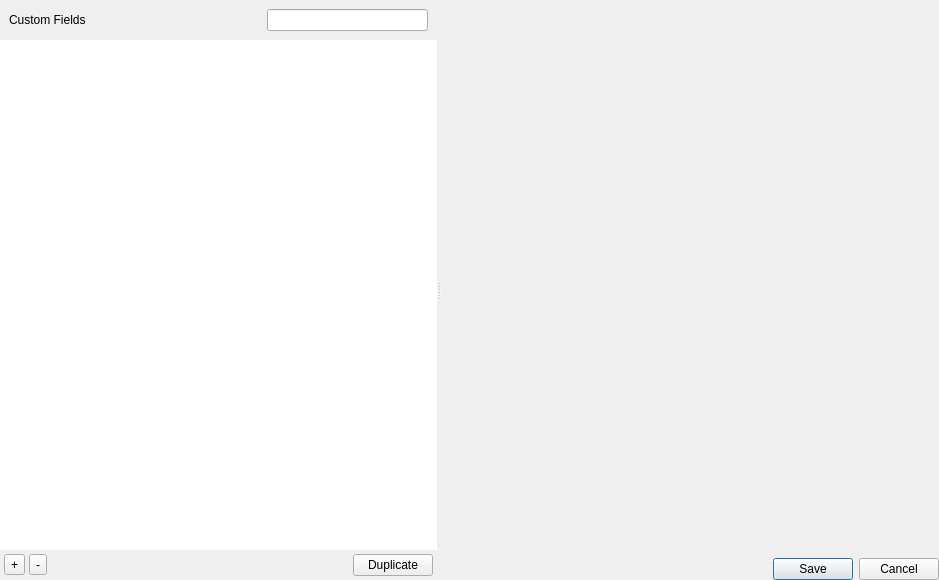
<?xml version="1.0" encoding="UTF-8"?>
<ui version="4.0">
 <class>CustomFieldsDialog</class>
 <widget class="QDialog" name="CustomFieldsDialog">
  <property name="geometry">
   <rect>
    <x>0</x>
    <y>0</y>
    <width>939</width>
    <height>580</height>
   </rect>
  </property>
  <property name="windowTitle">
   <string>Custom Fields</string>
  </property>
  <property name="styleSheet">
   <string notr="true">QLabel[objectName^=&quot;lSection&quot;] { color: &quot;grey&quot;; font-size: 22pt}
QLabel[objectName^=&quot;lTip&quot;] { color: &quot;grey&quot;; font-size: 10pt}
QLabel[objectName^=&quot;lWarning&quot;] { color: &quot;red&quot;; font-size: 10pt }
QComboBox { font-size: 10pt }
</string>
  </property>
  <layout class="QHBoxLayout" name="horizontalLayout_2">
   <property name="leftMargin">
    <number>0</number>
   </property>
   <property name="topMargin">
    <number>0</number>
   </property>
   <property name="rightMargin">
    <number>0</number>
   </property>
   <property name="bottomMargin">
    <number>0</number>
   </property>
   <item>
    <widget class="PrettySplitter" name="splitter">
     <property name="orientation">
      <enum>Qt::Horizontal</enum>
     </property>
     <property name="childrenCollapsible">
      <bool>false</bool>
     </property>
     <widget class="QWidget" name="leftWidget" native="true">
      <layout class="QVBoxLayout" name="verticalLayout">
       <property name="spacing">
        <number>0</number>
       </property>
       <property name="leftMargin">
        <number>0</number>
       </property>
       <property name="topMargin">
        <number>0</number>
       </property>
       <property name="rightMargin">
        <number>0</number>
       </property>
       <property name="bottomMargin">
        <number>0</number>
       </property>
       <item>
        <widget class="ViewSearchHeader" name="searchHeader" native="true">
         <layout class="QHBoxLayout" name="horizontalLayout">
          <item>
           <widget class="QLabel" name="label">
            <property name="text">
             <string>Custom Fields</string>
            </property>
           </widget>
          </item>
          <item>
           <spacer name="horizontalSpacer_3">
            <property name="orientation">
             <enum>Qt::Horizontal</enum>
            </property>
            <property name="sizeHint" stdset="0">
             <size>
              <width>10</width>
              <height>20</height>
             </size>
            </property>
           </spacer>
          </item>
          <item>
           <widget class="QLabel" name="label_2">
            <property name="text">
             <string/>
            </property>
           </widget>
          </item>
          <item>
           <widget class="SearchLineEdit" name="searchLineEdit"/>
          </item>
         </layout>
        </widget>
       </item>
       <item>
        <widget class="CustomFieldsDialogTreeView" name="fieldTreeView">
         <property name="focusPolicy">
          <enum>Qt::NoFocus</enum>
         </property>
         <property name="frameShape">
          <enum>QFrame::NoFrame</enum>
         </property>
         <property name="frameShadow">
          <enum>QFrame::Plain</enum>
         </property>
         <property name="editTriggers">
          <set>QAbstractItemView::NoEditTriggers</set>
         </property>
         <property name="showDropIndicator" stdset="0">
          <bool>false</bool>
         </property>
         <property name="rootIsDecorated">
          <bool>false</bool>
         </property>
         <property name="itemsExpandable">
          <bool>false</bool>
         </property>
         <property name="sortingEnabled">
          <bool>true</bool>
         </property>
         <property name="allColumnsShowFocus">
          <bool>true</bool>
         </property>
         <property name="expandsOnDoubleClick">
          <bool>false</bool>
         </property>
        </widget>
       </item>
       <item>
        <layout class="QHBoxLayout" name="listButtonsLayout">
         <property name="spacing">
          <number>4</number>
         </property>
         <property name="leftMargin">
          <number>4</number>
         </property>
         <property name="topMargin">
          <number>4</number>
         </property>
         <property name="rightMargin">
          <number>4</number>
         </property>
         <property name="bottomMargin">
          <number>4</number>
         </property>
         <item>
          <widget class="QToolButton" name="add">
           <property name="text">
            <string>+</string>
           </property>
          </widget>
         </item>
         <item>
          <widget class="QToolButton" name="remove">
           <property name="text">
            <string>-</string>
           </property>
          </widget>
         </item>
         <item>
          <spacer name="horizontalSpacer">
           <property name="orientation">
            <enum>Qt::Horizontal</enum>
           </property>
           <property name="sizeHint" stdset="0">
            <size>
             <width>1</width>
             <height>20</height>
            </size>
           </property>
          </spacer>
         </item>
         <item>
          <widget class="QPushButton" name="duplicate">
           <property name="text">
            <string>Duplicate</string>
           </property>
          </widget>
         </item>
        </layout>
       </item>
      </layout>
     </widget>
     <widget class="QWidget" name="layoutWidget">
      <layout class="QVBoxLayout" name="verticalLayout_2">
       <property name="rightMargin">
        <number>0</number>
       </property>
       <property name="bottomMargin">
        <number>0</number>
       </property>
       <item>
        <widget class="QStackedWidget" name="stackedWidget">
         <property name="sizePolicy">
          <sizepolicy hsizetype="Expanding" vsizetype="Expanding">
           <horstretch>0</horstretch>
           <verstretch>0</verstretch>
          </sizepolicy>
         </property>
         <property name="currentIndex">
          <number>0</number>
         </property>
         <widget class="QWidget" name="editorPage">
          <layout class="QVBoxLayout" name="verticalLayout_4">
           <property name="leftMargin">
            <number>0</number>
           </property>
           <property name="topMargin">
            <number>0</number>
           </property>
           <property name="rightMargin">
            <number>12</number>
           </property>
           <property name="bottomMargin">
            <number>0</number>
           </property>
           <item>
            <widget class="QScrollArea" name="scrollArea">
             <property name="frameShape">
              <enum>QFrame::NoFrame</enum>
             </property>
             <property name="frameShadow">
              <enum>QFrame::Plain</enum>
             </property>
             <property name="lineWidth">
              <number>0</number>
             </property>
             <property name="widgetResizable">
              <bool>true</bool>
             </property>
             <widget class="QWidget" name="scrollAreaWidgetContents">
              <property name="geometry">
               <rect>
                <x>0</x>
                <y>0</y>
                <width>417</width>
                <height>536</height>
               </rect>
              </property>
              <layout class="QVBoxLayout" name="verticalLayout_3">
               <property name="spacing">
                <number>15</number>
               </property>
               <property name="leftMargin">
                <number>0</number>
               </property>
               <property name="topMargin">
                <number>0</number>
               </property>
               <property name="rightMargin">
                <number>12</number>
               </property>
               <property name="bottomMargin">
                <number>0</number>
               </property>
               <item>
                <widget class="CustomFieldDetailsWidget" name="fieldDetails" native="true"/>
               </item>
               <item>
                <widget class="CustomFieldValuesWidget" name="fieldValues" native="true"/>
               </item>
               <item>
                <widget class="CustomFieldScriptWidget" name="fieldScript" native="true"/>
               </item>
               <item>
                <widget class="CustomFieldLdapWidget" name="fieldLDAP" native="true"/>
               </item>
               <item>
                <spacer name="verticalSpacer">
                 <property name="orientation">
                  <enum>Qt::Vertical</enum>
                 </property>
                 <property name="sizeHint" stdset="0">
                  <size>
                   <width>20</width>
                   <height>1</height>
                  </size>
                 </property>
                </spacer>
               </item>
              </layout>
             </widget>
            </widget>
           </item>
          </layout>
         </widget>
         <widget class="QWidget" name="emptyPage">
          <layout class="QVBoxLayout" name="verticalLayout_5">
           <item>
            <spacer name="verticalSpacer_2">
             <property name="orientation">
              <enum>Qt::Vertical</enum>
             </property>
             <property name="sizeHint" stdset="0">
              <size>
               <width>20</width>
               <height>219</height>
              </size>
             </property>
            </spacer>
           </item>
           <item>
            <widget class="QLabel" name="lSectionEmpty">
             <property name="text">
              <string>No custom fields</string>
             </property>
             <property name="alignment">
              <set>Qt::AlignCenter</set>
             </property>
            </widget>
           </item>
           <item>
            <widget class="QLabel" name="lTipAddCustomField">
             <property name="text">
              <string>Click &quot;Add&quot; to add a custom field</string>
             </property>
             <property name="alignment">
              <set>Qt::AlignCenter</set>
             </property>
             <property name="wordWrap">
              <bool>true</bool>
             </property>
            </widget>
           </item>
           <item>
            <spacer name="verticalSpacer_3">
             <property name="orientation">
              <enum>Qt::Vertical</enum>
             </property>
             <property name="sizeHint" stdset="0">
              <size>
               <width>20</width>
               <height>219</height>
              </size>
             </property>
            </spacer>
           </item>
          </layout>
         </widget>
         <widget class="QWidget" name="notFoundPage">
          <layout class="QVBoxLayout" name="verticalLayout_6">
           <item>
            <spacer name="verticalSpacer_4">
             <property name="orientation">
              <enum>Qt::Vertical</enum>
             </property>
             <property name="sizeHint" stdset="0">
              <size>
               <width>20</width>
               <height>222</height>
              </size>
             </property>
            </spacer>
           </item>
           <item>
            <widget class="QLabel" name="lSectionNoMatches">
             <property name="text">
              <string>No matches found</string>
             </property>
             <property name="alignment">
              <set>Qt::AlignCenter</set>
             </property>
            </widget>
           </item>
           <item>
            <widget class="QLabel" name="lTipChangeFilter">
             <property name="text">
              <string>Try to search for something else or clear the search filter.</string>
             </property>
             <property name="alignment">
              <set>Qt::AlignCenter</set>
             </property>
             <property name="wordWrap">
              <bool>true</bool>
             </property>
            </widget>
           </item>
           <item>
            <spacer name="verticalSpacer_5">
             <property name="orientation">
              <enum>Qt::Vertical</enum>
             </property>
             <property name="sizeHint" stdset="0">
              <size>
               <width>20</width>
               <height>221</height>
              </size>
             </property>
            </spacer>
           </item>
          </layout>
         </widget>
        </widget>
       </item>
       <item>
        <layout class="QHBoxLayout" name="horizontalLayout_3">
         <property name="leftMargin">
          <number>0</number>
         </property>
         <property name="topMargin">
          <number>0</number>
         </property>
         <property name="rightMargin">
          <number>0</number>
         </property>
         <property name="bottomMargin">
          <number>0</number>
         </property>
         <item>
          <spacer name="horizontalSpacer_2">
           <property name="orientation">
            <enum>Qt::Horizontal</enum>
           </property>
           <property name="sizeHint" stdset="0">
            <size>
             <width>40</width>
             <height>20</height>
            </size>
           </property>
          </spacer>
         </item>
         <item>
          <widget class="CircularProgressIndicator" name="widgetProgress" native="true"/>
         </item>
         <item>
          <widget class="QDialogButtonBox" name="buttonBox">
           <property name="sizePolicy">
            <sizepolicy hsizetype="Fixed" vsizetype="Fixed">
             <horstretch>0</horstretch>
             <verstretch>0</verstretch>
            </sizepolicy>
           </property>
           <property name="orientation">
            <enum>Qt::Horizontal</enum>
           </property>
           <property name="standardButtons">
            <set>QDialogButtonBox::Cancel|QDialogButtonBox::Save</set>
           </property>
          </widget>
         </item>
        </layout>
       </item>
      </layout>
     </widget>
    </widget>
   </item>
  </layout>
 </widget>
 <customwidgets>
  <customwidget>
   <class>PrettySplitter</class>
   <extends>QSplitter</extends>
   <header>FileWaveGuiLib/prettysplitter/prettysplitter.h</header>
   <container>1</container>
  </customwidget>
  <customwidget>
   <class>SearchLineEdit</class>
   <extends>QLineEdit</extends>
   <header>FileWaveGuiLib/searchlineedit/searchlineedit.h</header>
  </customwidget>
  <customwidget>
   <class>ViewSearchHeader</class>
   <extends>QWidget</extends>
   <header>FileWaveGuiLib/searchheader/ViewSearchHeader.h</header>
   <container>1</container>
  </customwidget>
  <customwidget>
   <class>CustomFieldDetailsWidget</class>
   <extends>QWidget</extends>
   <header>FWAdminLib/CustomFields/CustomFieldDetailsWidget.h</header>
  </customwidget>
  <customwidget>
   <class>CustomFieldValuesWidget</class>
   <extends>QWidget</extends>
   <header>FWAdminLib/CustomFields/CustomFieldValuesWidget.h</header>
  </customwidget>
  <customwidget>
   <class>CustomFieldScriptWidget</class>
   <extends>QWidget</extends>
   <header>FWAdminLib/CustomFields/CustomFieldScriptWidget.h</header>
  </customwidget>
  <customwidget>
   <class>CircularProgressIndicator</class>
   <extends>QWidget</extends>
   <header>FileWaveGuiLib/circularprogressindicator.h</header>
   <container>1</container>
  </customwidget>
  <customwidget>
   <class>CustomFieldsDialogTreeView</class>
   <extends>QTreeView</extends>
   <header location="global">FWAdminLib/CustomFields/CustomFieldsDialogTreeView.h</header>
  </customwidget>
  <customwidget>
   <class>CustomFieldLdapWidget</class>
   <extends>QWidget</extends>
   <header>FWAdminLib/CustomFields/CustomFieldLdapWidget.h</header>
  </customwidget>
 </customwidgets>
 <tabstops>
  <tabstop>searchLineEdit</tabstop>
  <tabstop>fieldTreeView</tabstop>
  <tabstop>add</tabstop>
  <tabstop>remove</tabstop>
  <tabstop>duplicate</tabstop>
  <tabstop>scrollArea</tabstop>
 </tabstops>
 <resources/>
 <connections>
  <connection>
   <sender>buttonBox</sender>
   <signal>accepted()</signal>
   <receiver>CustomFieldsDialog</receiver>
   <slot>accept()</slot>
   <hints>
    <hint type="sourcelabel">
     <x>482</x>
     <y>755</y>
    </hint>
    <hint type="destinationlabel">
     <x>157</x>
     <y>274</y>
    </hint>
   </hints>
  </connection>
  <connection>
   <sender>buttonBox</sender>
   <signal>rejected()</signal>
   <receiver>CustomFieldsDialog</receiver>
   <slot>reject()</slot>
   <hints>
    <hint type="sourcelabel">
     <x>550</x>
     <y>755</y>
    </hint>
    <hint type="destinationlabel">
     <x>286</x>
     <y>274</y>
    </hint>
   </hints>
  </connection>
 </connections>
</ui>
